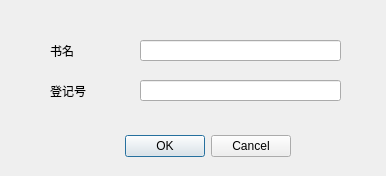
<?xml version="1.0" encoding="UTF-8"?>
<ui version="4.0">
 <class>addRegister</class>
 <widget class="QDialog" name="addRegister">
  <property name="geometry">
   <rect>
    <x>0</x>
    <y>0</y>
    <width>386</width>
    <height>176</height>
   </rect>
  </property>
  <property name="windowTitle">
   <string>Book And Regisiter</string>
  </property>
  <widget class="QDialogButtonBox" name="buttonBox">
   <property name="geometry">
    <rect>
     <x>90</x>
     <y>130</y>
     <width>201</width>
     <height>32</height>
    </rect>
   </property>
   <property name="orientation">
    <enum>Qt::Horizontal</enum>
   </property>
   <property name="standardButtons">
    <set>QDialogButtonBox::Cancel|QDialogButtonBox::Ok</set>
   </property>
  </widget>
  <widget class="QLabel" name="label">
   <property name="geometry">
    <rect>
     <x>50</x>
     <y>40</y>
     <width>72</width>
     <height>21</height>
    </rect>
   </property>
   <property name="text">
    <string>书名</string>
   </property>
  </widget>
  <widget class="QLineEdit" name="registerNum">
   <property name="geometry">
    <rect>
     <x>140</x>
     <y>80</y>
     <width>201</width>
     <height>21</height>
    </rect>
   </property>
  </widget>
  <widget class="QLabel" name="label_2">
   <property name="geometry">
    <rect>
     <x>50</x>
     <y>80</y>
     <width>72</width>
     <height>21</height>
    </rect>
   </property>
   <property name="text">
    <string>登记号</string>
   </property>
  </widget>
  <widget class="QLineEdit" name="bookName">
   <property name="geometry">
    <rect>
     <x>140</x>
     <y>40</y>
     <width>201</width>
     <height>21</height>
    </rect>
   </property>
  </widget>
 </widget>
 <resources/>
 <connections>
  <connection>
   <sender>buttonBox</sender>
   <signal>accepted()</signal>
   <receiver>addRegister</receiver>
   <slot>accept()</slot>
   <hints>
    <hint type="sourcelabel">
     <x>248</x>
     <y>254</y>
    </hint>
    <hint type="destinationlabel">
     <x>157</x>
     <y>274</y>
    </hint>
   </hints>
  </connection>
  <connection>
   <sender>buttonBox</sender>
   <signal>rejected()</signal>
   <receiver>addRegister</receiver>
   <slot>reject()</slot>
   <hints>
    <hint type="sourcelabel">
     <x>316</x>
     <y>260</y>
    </hint>
    <hint type="destinationlabel">
     <x>286</x>
     <y>274</y>
    </hint>
   </hints>
  </connection>
 </connections>
</ui>
